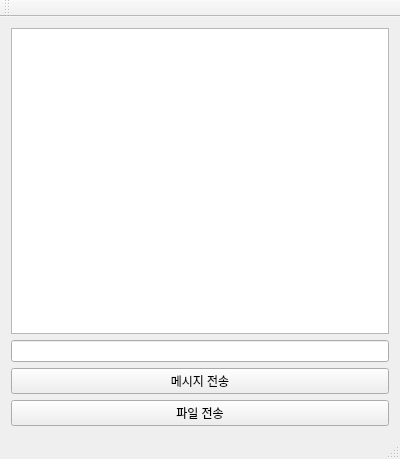
<?xml version="1.0" encoding="UTF-8"?>
<ui version="4.0">
 <class>MainWindow</class>
 <widget class="QMainWindow" name="MainWindow">
  <property name="geometry">
   <rect>
    <x>0</x>
    <y>0</y>
    <width>400</width>
    <height>459</height>
   </rect>
  </property>
  <property name="windowTitle">
   <string>Client</string>
  </property>
  <property name="windowIcon">
   <iconset>
    <normaloff>../../../다운로드/free-icon-chat-8191413.png</normaloff>../../../다운로드/free-icon-chat-8191413.png</iconset>
  </property>
  <property name="styleSheet">
   <string notr="true"/>
  </property>
  <widget class="QWidget" name="centralWidget">
   <layout class="QGridLayout" name="gridLayout_2">
    <item row="3" column="0">
     <widget class="QPushButton" name="pushButton_sendAttachment">
      <property name="styleSheet">
       <string notr="true"/>
      </property>
      <property name="text">
       <string>파일 전송</string>
      </property>
     </widget>
    </item>
    <item row="0" column="0">
     <widget class="QTextBrowser" name="textBrowser_receivedMessages">
      <property name="styleSheet">
       <string notr="true"/>
      </property>
     </widget>
    </item>
    <item row="1" column="0">
     <layout class="QGridLayout" name="gridLayout">
      <item row="0" column="0" colspan="2">
       <widget class="QLineEdit" name="lineEdit_message">
        <property name="sizePolicy">
         <sizepolicy hsizetype="Expanding" vsizetype="Fixed">
          <horstretch>0</horstretch>
          <verstretch>0</verstretch>
         </sizepolicy>
        </property>
        <property name="styleSheet">
         <string notr="true"/>
        </property>
       </widget>
      </item>
     </layout>
    </item>
    <item row="2" column="0">
     <widget class="QPushButton" name="pushButton_sendMessage">
      <property name="styleSheet">
       <string notr="true"/>
      </property>
      <property name="text">
       <string>메시지 전송</string>
      </property>
     </widget>
    </item>
   </layout>
  </widget>
  <widget class="QMenuBar" name="menuBar">
   <property name="geometry">
    <rect>
     <x>0</x>
     <y>0</y>
     <width>400</width>
     <height>28</height>
    </rect>
   </property>
  </widget>
  <widget class="QToolBar" name="mainToolBar">
   <attribute name="toolBarArea">
    <enum>TopToolBarArea</enum>
   </attribute>
   <attribute name="toolBarBreak">
    <bool>false</bool>
   </attribute>
  </widget>
  <widget class="QStatusBar" name="statusBar"/>
 </widget>
 <layoutdefault spacing="6" margin="11"/>
 <resources/>
 <connections/>
</ui>
